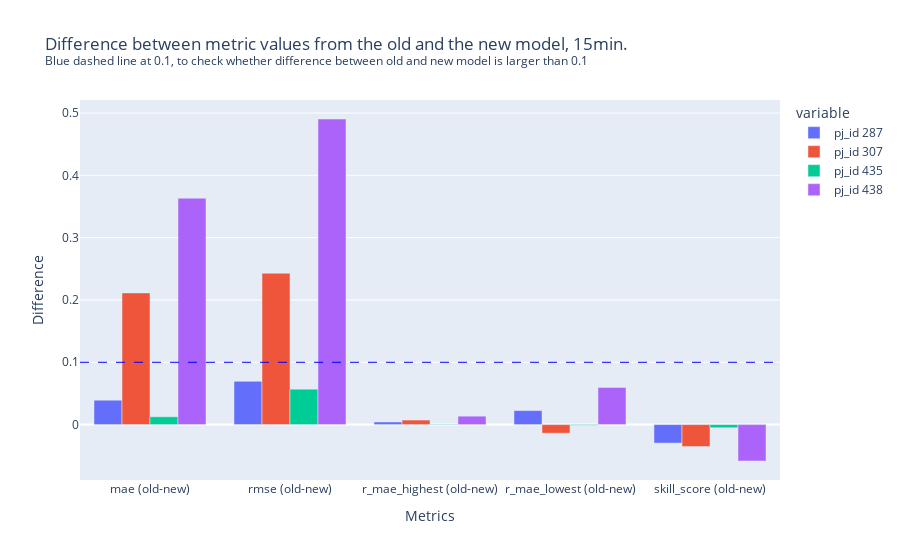

The notebook cell saved with this chart:
### Code cell
fig = px.bar(diff_compared_metrics_025[:5],  barmode = 'group',
             title= "Difference between metric values from the old and the new model, 15min. <br><sup>Blue dashed line at 0.1, to check whether difference between old and new model is larger than 0.1<sup>",
             labels={'index':'Metrics','value':'Difference'})
fig.add_hline(y=0.1, line_width=1, line_dash="dash", line_color="blue")

### Figure 1 — Plotly figure (JSON) as saved in the notebook; plotly's stock layout.template omitted (floating-point values rounded to 4 significant figures)
{"data": [{"alignmentgroup": "True", "hovertemplate": "variable=pj_id 287<br>Metrics=%{x}<br>Difference=%{y}<extra></extra>", "legendgroup": "pj_id 287", "marker": {"color": "#636efa"}, "name": "pj_id 287", "offsetgroup": "pj_id 287", "orientation": "v", "showlegend": true, "textposition": "auto", "type": "bar", "x": ["mae (old-new)", "rmse (old-new)", "r_mae_highest (old-new)", "r_mae_lowest (old-new)", "skill_score (old-new)"], "xaxis": "x", "y": [0.03913, 0.06944, 0.004245, 0.02247, -0.02966], "yaxis": "y"}, {"alignmentgroup": "True", "hovertemplate": "variable=pj_id 307<br>Metrics=%{x}<br>Difference=%{y}<extra></extra>", "legendgroup": "pj_id 307", "marker": {"color": "#EF553B"}, "name": "pj_id 307", "offsetgroup": "pj_id 307", "orientation": "v", "showlegend": true, "textposition": "auto", "type": "bar", "x": ["mae (old-new)", "rmse (old-new)", "r_mae_highest (old-new)", "r_mae_lowest (old-new)", "skill_score (old-new)"], "xaxis": "x", "y": [0.2113, 0.2429, 0.007325, -0.01381, -0.03516], "yaxis": "y"}, {"alignmentgroup": "True", "hovertemplate": "variable=pj_id 435<br>Metrics=%{x}<br>Difference=%{y}<extra></extra>", "legendgroup": "pj_id 435", "marker": {"color": "#00cc96"}, "name": "pj_id 435", "offsetgroup": "pj_id 435", "orientation": "v", "showlegend": true, "textposition": "auto", "type": "bar", "x": ["mae (old-new)", "rmse (old-new)", "r_mae_highest (old-new)", "r_mae_lowest (old-new)", "skill_score (old-new)"], "xaxis": "x", "y": [0.01258, 0.05682, 0.0007222, -0.001071, -0.00505], "yaxis": "y"}, {"alignmentgroup": "True", "hovertemplate": "variable=pj_id 438<br>Metrics=%{x}<br>Difference=%{y}<extra></extra>", "legendgroup": "pj_id 438", "marker": {"color": "#ab63fa"}, "name": "pj_id 438", "offsetgroup": "pj_id 438", "orientation": "v", "showlegend": true, "textposition": "auto", "type": "bar", "x": ["mae (old-new)", "rmse (old-new)", "r_mae_highest (old-new)", "r_mae_lowest (old-new)", "skill_score (old-new)"], "xaxis": "x", "y": [0.3634, 0.4904, 0.01352, 0.05966, -0.05841], "yaxis": "y"}], "layout": {"barmode": "group", "legend": {"title": {"text": "variable"}, "tracegroupgap": 0}, "shapes": [{"line": {"color": "blue", "dash": "dash", "width": 1}, "type": "line", "x0": 0, "x1": 1, "xref": "x domain", "y0": 0.1, "y1": 0.1, "yref": "y"}], "title": {"text": "Difference between metric values from the old and the new model, 15min. <br><sup>Blue dashed line at 0.1, to check whether difference between old and new model is larger than 0.1<sup>"}, "xaxis": {"anchor": "y", "domain": [0, 1], "title": {"text": "Metrics"}}, "yaxis": {"anchor": "x", "domain": [0, 1], "title": {"text": "Difference"}}}}
